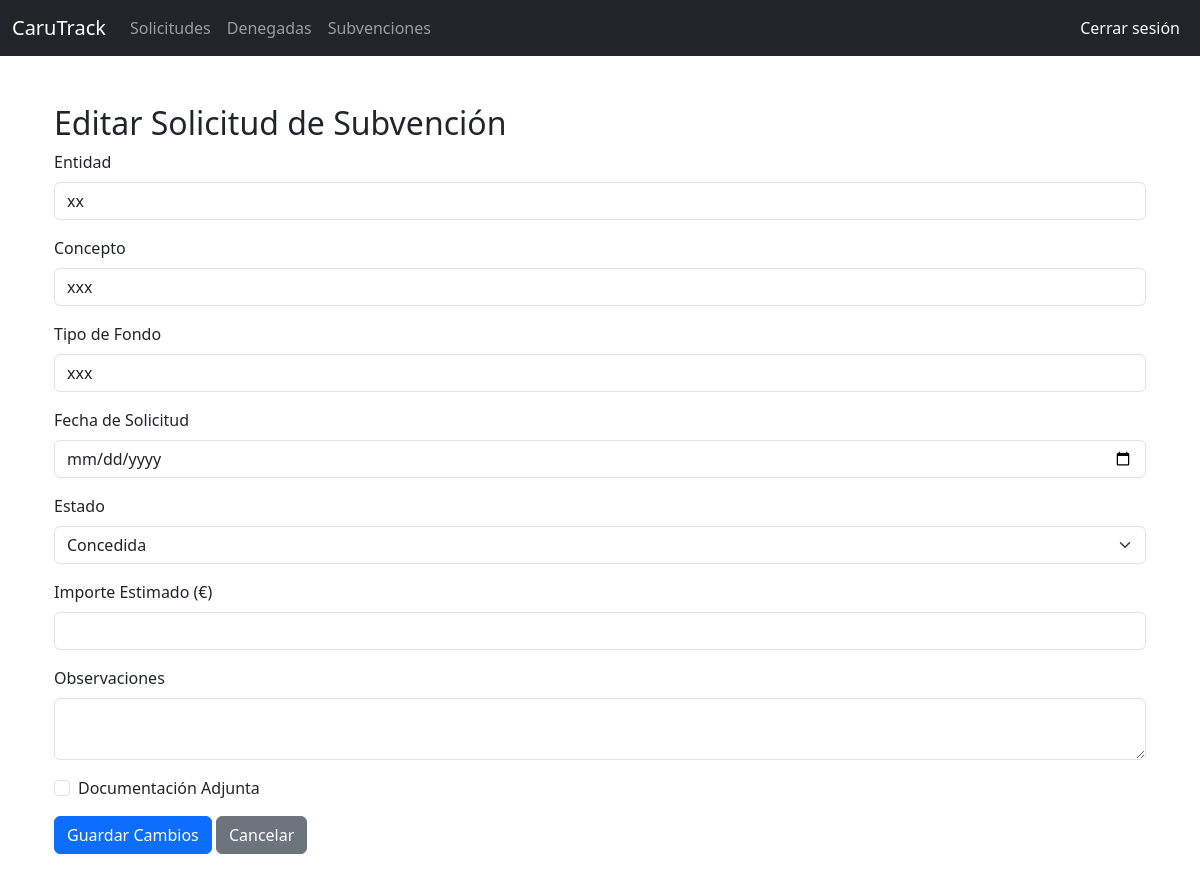
/solicitudes/editar/1 (signed in), run on the app's committed database.
### app/models.py (models this page shows, shortened)
class SolicitudSubvencion(db.Model):
    id = db.Column(db.Integer, primary_key=True)
    entidad = db.Column(db.String(150), nullable=False)
    concepto = db.Column(db.String(250), nullable=False)
    tipo_fondo = db.Column(db.String(100))
    fecha_solicitud = db.Column(db.Date)
    estado = db.Column(db.String(50), nullable=False, default='No solicitada')
    observaciones = db.Column(db.Text)
    importe_estimado = db.Column(db.Float)
    documentacion_adjunta = db.Column(db.Boolean, default=False)
    bloqueada = db.Column(db.Boolean, default=False)  # Nueva lógica de bloqueo

### app/routes.py (the view, shortened to what this page needs)
@main.route('/solicitudes/editar/<int:id>', methods=['GET', 'POST'])
@login_required
@rol_requerido('gestor')
def editar_solicitud(id):
    solicitud = SolicitudSubvencion.query.get_or_404(id)
    if solicitud.bloqueada:
        return render_template('editar_solicitud.html', solicitud=solicitud, estados=[], bloqueada=True)
    estados = ['No solicitada', 'En preparación', 'Presentada', 'Resolución parcial', 'Concedida', 'Denegada']
    return render_template('editar_solicitud.html', solicitud=solicitud, estados=estados, bloqueada=False)

### app/__init__.py (called while the page is built)
def create_app():
    app = Flask(__name__)
    app.config.from_object('config.Config')
    db.init_app(app)
    migrate.init_app(app, db)
    bcrypt.init_app(app)
    login_manager.init_app(app)
    from .routes import main
    app.register_blueprint(main)
    @login_manager.user_loader
    def load_user(user_id):
        return Usuario.query.get(int(user_id))
    return app

### app/routes.py (called while the page is built)
def rol_requerido(*roles):
    def decorator(func):
        @wraps(func)
        def wrapper(*args, **kwargs):
            if current_user.rol not in roles:
                abort(403)
            return func(*args, **kwargs)
        return wrapper
    return decorator

### app/templates/editar_solicitud.html (shortened to what this page needs)
{% extends "base.html" %}
{% block content %}
<div class="container">
    <h2>Editar Solicitud de Subvención</h2>
    <form method="POST">
        <div class="mb-3">
            <label class="form-label">Entidad</label>
            <input type="text" name="entidad" class="form-control" value="{{ solicitud.entidad }}" {% if bloqueada %}disabled{% endif %}>
        </div>
        <div class="mb-3">
            <label class="form-label">Concepto</label>
            <input type="text" name="concepto" class="form-control" value="{{ solicitud.concepto }}" {% if bloqueada %}disabled{% endif %}>
        </div>
        <div class="mb-3">
            <label class="form-label">Tipo de Fondo</label>
            <input type="text" name="tipo_fondo" class="form-control" value="{{ solicitud.tipo_fondo }}" {% if bloqueada %}disabled{% endif %}>
        </div>
        <div class="mb-3">
            <label class="form-label">Fecha de Solicitud</label>
            <input type="date" name="fecha_solicitud" class="form-control"
                value="{{ solicitud.fecha_solicitud.strftime('%Y-%m-%d') if solicitud.fecha_solicitud }}" {% if bloqueada %}disabled{% endif %}>
        </div>
        <div class="mb-3">
            <label class="form-label">Estado</label>
            <select name="estado" class="form-select" {% if bloqueada %}disabled{% endif %}>
                {% for estado in estados %}
                    <option value="{{ estado }}" {% if solicitud.estado == estado %}selected{% endif %}>{{ estado }}</option>
                {% endfor %}
            </select>
        </div>
        <div class="mb-3">
            <label class="form-label">Importe Estimado (€)</label>
            <input type="number" step="0.01" name="importe_estimado" class="form-control" value="{{ solicitud.importe_estimado or '' }}" {% if bloqueada %}disabled{% endif %}>
        </div>
        <div class="mb-3">
            <label class="form-label">Observaciones</label>
            <textarea name="observaciones" class="form-control" {% if bloqueada %}disabled{% endif %}>{{ solicitud.observaciones }}</textarea>
        </div>
        <div class="form-check mb-3">
            <input class="form-check-input" type="checkbox" name="documentacion_adjunta" id="documentacion_adjunta"
                {% if solicitud.documentacion_adjunta %}checked{% endif %} {% if bloqueada %}disabled{% endif %}>
            <label class="form-check-label" for="documentacion_adjunta">Documentación Adjunta</label>
        </div>
        {% if not bloqueada %}
        <button type="submit" class="btn btn-primary">Guardar Cambios</button>
        {% endif %}
        <a href="{{ url_for('main.listar_solicitudes') }}" class="btn btn-secondary">Cancelar</a>
    </form>
</div>
{% endblock %}

### data on the page
SolicitudSubvencion: entidad "xx", concepto "xxx", tipo_fondo "xxx", estado "Concedida"
